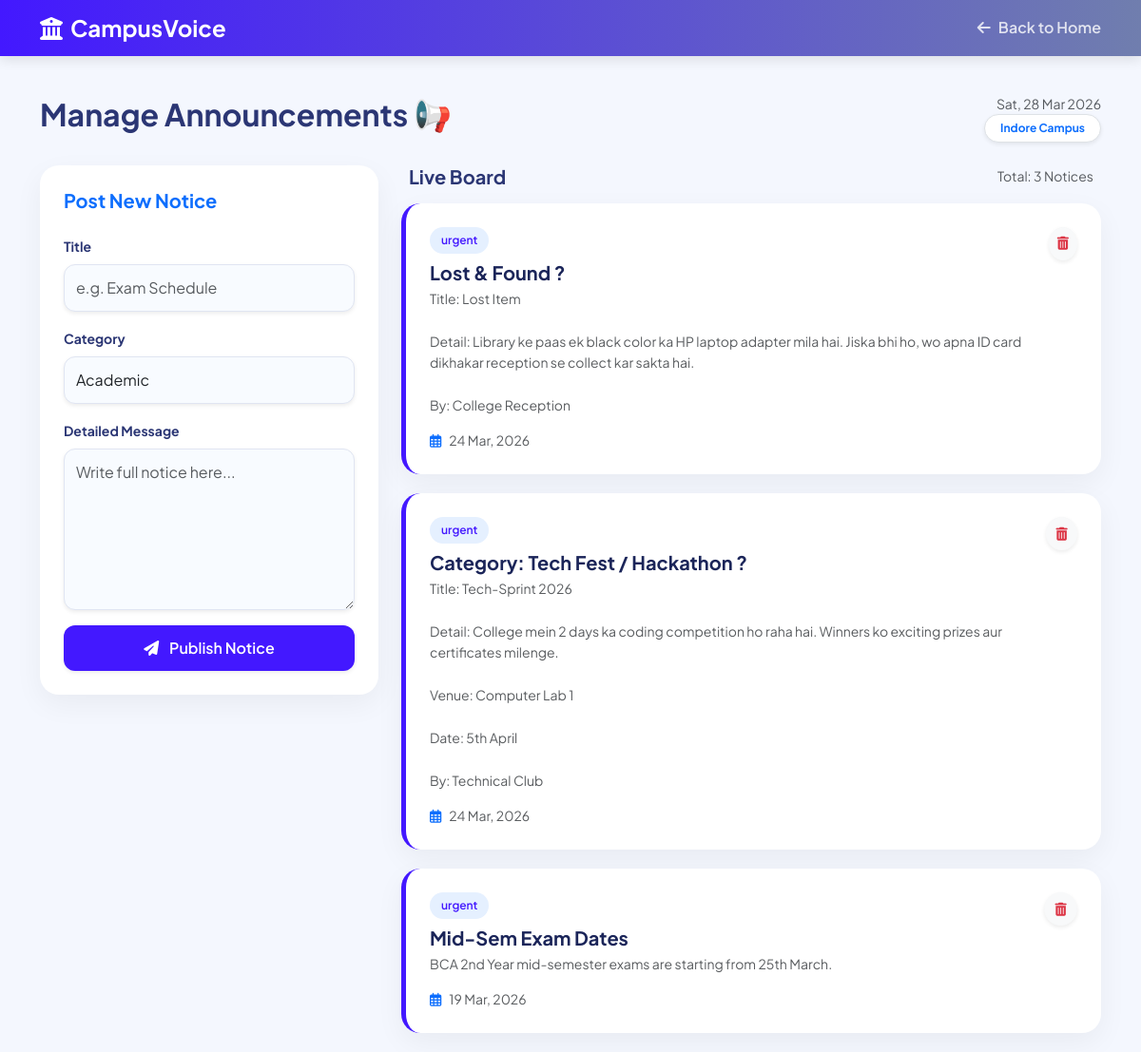
/admin/manage-notices.php (signed in), run on the app's committed database.
### tables this page shows
CREATE TABLE `notices` (
  `id` int NOT NULL AUTO_INCREMENT,
  `title` varchar(255) NOT NULL,
  `description` text NOT NULL,
  `category` enum('urgent','update','event','general') DEFAULT 'general',
  `date` timestamp NULL DEFAULT CURRENT_TIMESTAMP,
  PRIMARY KEY (`id`)
);

### admin/manage-notices.php (the view, shortened to what this page needs)
<?php
include('../database/db.php');
$notices_res = mysqli_query($conn, "SELECT * FROM notices ORDER BY id DESC");
?>
<!DOCTYPE html>
<html lang="en">
<head>
    <link href="https://cdn.jsdelivr.net/npm/bootstrap@5.3.0/dist/css/bootstrap.min.css" rel="stylesheet">
    <link rel="stylesheet" href="https://cdnjs.cloudflare.com/ajax/libs/font-awesome/6.4.0/css/all.min.css">
</head>
<body>
    <nav class="top-nav">
        <div class="container d-flex justify-content-between align-items-center">
            <h4 class="fw-bold text-white m-0"><i class="fas fa-university me-2"></i>CampusVoice</h4>
            <a href="admin-dashboard.php" class="back-link"><i class="fas fa-arrow-left me-2"></i>Back to Home</a>
        </div>
    </nav>
    <div class="container">
        <div class="d-flex justify-content-between align-items-center mb-4">
            <h2 class="fw-bold">Manage Announcements 📢</h2>
            <div class="text-end">
                <span class="text-muted small d-block"><?php echo date('D, d M Y'); ?></span>
                <span class="badge bg-white text-primary border rounded-pill px-3 py-2 shadow-sm">Indore Campus</span>
            </div>
        </div>
        <div class="row g-4">
            <div class="col-lg-4">
                <div class="glass-card sticky-top" style="top: 20px;">
                    <h5 class="fw-bold mb-4 text-primary">Post New Notice</h5>
                    <form action="" method="POST">
                        <div class="mb-3">
                            <label class="form-label small fw-bold">Title</label>
                            <input type="text" name="title" class="form-control shadow-sm" placeholder="e.g. Exam Schedule" required>
                        </div>
                        <div class="mb-3">
                            <label class="form-label small fw-bold">Category</label>
                            <select name="category" class="form-select shadow-sm">
                                <option value="Academic">Academic</option>
                            </select>
                        </div>
                        <div class="mb-3">
                            <label class="form-label small fw-bold">Detailed Message</label>
                            <textarea name="content" class="form-control shadow-sm" rows="6" placeholder="Write full notice here..." required></textarea>
                        </div>
                        <button type="submit" name="add_notice" class="btn btn-primary w-100 shadow-sm">
                            <i class="fas fa-paper-plane me-2"></i> Publish Notice
                        </button>
                    </form>
                </div>
            </div>
            <div class="col-lg-8">
                <div class="d-flex justify-content-between align-items-center mb-3 px-2">
                    <h5 class="fw-bold m-0">Live Board</h5>
                    <span class="small text-muted">Total: <?php echo mysqli_num_rows($notices_res); ?> Notices</span>
                </div>
                <?php while($row = mysqli_fetch_assoc($notices_res)) {
                    $cat_class = 'bg-academic';
                ?>
                <div class="glass-card notice-card">
                    <div class="d-flex justify-content-between align-items-start">
                        <div class="flex-grow-1">
                            <span class="cat-badge <?php echo $cat_class; ?> mb-2 d-inline-block">
                                <?php echo $row['category']; ?>
                            </span>
                            <h5 class="fw-bold mb-1" style="color: #1B2559;"><?php echo $row['title']; ?></h5>
                            <p class="text-muted small mb-3" style="line-height: 1.6;">
                                <?php echo isset($row['description']) ? nl2br($row['description']) : 'No details provided'; ?>
                            </p>
                            <div class="d-flex align-items-center text-muted small">
                                <i class="far fa-calendar-alt me-2 text-primary"></i> <?php echo date('d M, Y', strtotime($row['date'])); ?>
                            </div>
                        </div>
                        <a href="manage-notices.php?delete_id=<?php echo $row['id']; ?>"
                           onclick="return confirm('Are you sure?')"
                           class="btn btn-light btn-sm rounded-circle text-danger p-2 shadow-sm ms-3" style="width: 35px; height: 35px; display: flex; align-items: center; justify-content: center;">
                            <i class="fas fa-trash-alt"></i>
                        </a>
                    </div>
                </div>
                <?php } ?>
            </div>
        </div>
    </div>
</body>
</html>

### admin/manage-notices.php (style rules this page uses)
body { font-family: 'Plus Jakarta Sans', sans-serif; background-color: #f4f7fe; color: #2b3674; }
.top-nav { background: linear-gradient(90deg, #4318FF 0%, #707EAE 100%); padding: 15px 0; margin-bottom: 40px; box-shadow: 0 4px 12px rgba(0,0,0,0.1); }
.glass-card { background: white; border: none; border-radius: 20px; box-shadow: 0px 10px 30px rgba(0, 0, 0, 0.05); padding: 25px; margin-bottom: 20px; }
.form-control, .form-select { border-radius: 12px; padding: 12px; border: 1px solid #E0E5F2; background: #f8fbff; }
.btn-primary { background: #4318FF; border: none; border-radius: 12px; padding: 12px; font-weight: 600; transition: 0.3s; }
.notice-card { border-left: 5px solid #4318FF; transition: 0.3s; }
.cat-badge { font-size: 0.75rem; padding: 5px 12px; border-radius: 20px; font-weight: 600; }
.bg-academic { background: #E5F0FF; color: #4318FF; }
.back-link { color: white; text-decoration: none; font-weight: 600; opacity: 0.8; transition: 0.3s; }

### data on the page
notices: category "urgent", title "Lost & Found ?", description "Title: Lost Item Detail: Library ke paas ek black color ka HP laptop adapter mila hai. Jiska bhi ho, wo apna ID card dikhakar reception se collect kar sakta hai. By: College Reception", date "24 Mar, 2026"
notices: category "urgent", title "Category: Tech Fest / Hackathon ?", description "Title: Tech-Sprint 2026 Detail: College mein 2 days ka coding competition ho raha hai. Winners ko exciting prizes aur certificates milenge. Venue: Computer Lab 1 Date: 5th April By: Technical Club", date "24 Mar, 2026"
notices: category "urgent", title "Mid-Sem Exam Dates", description "BCA 2nd Year mid-semester exams are starting from 25th March.", date "19 Mar, 2026"

### other printed values
mysqli_num_rows($notices_res) "3"
